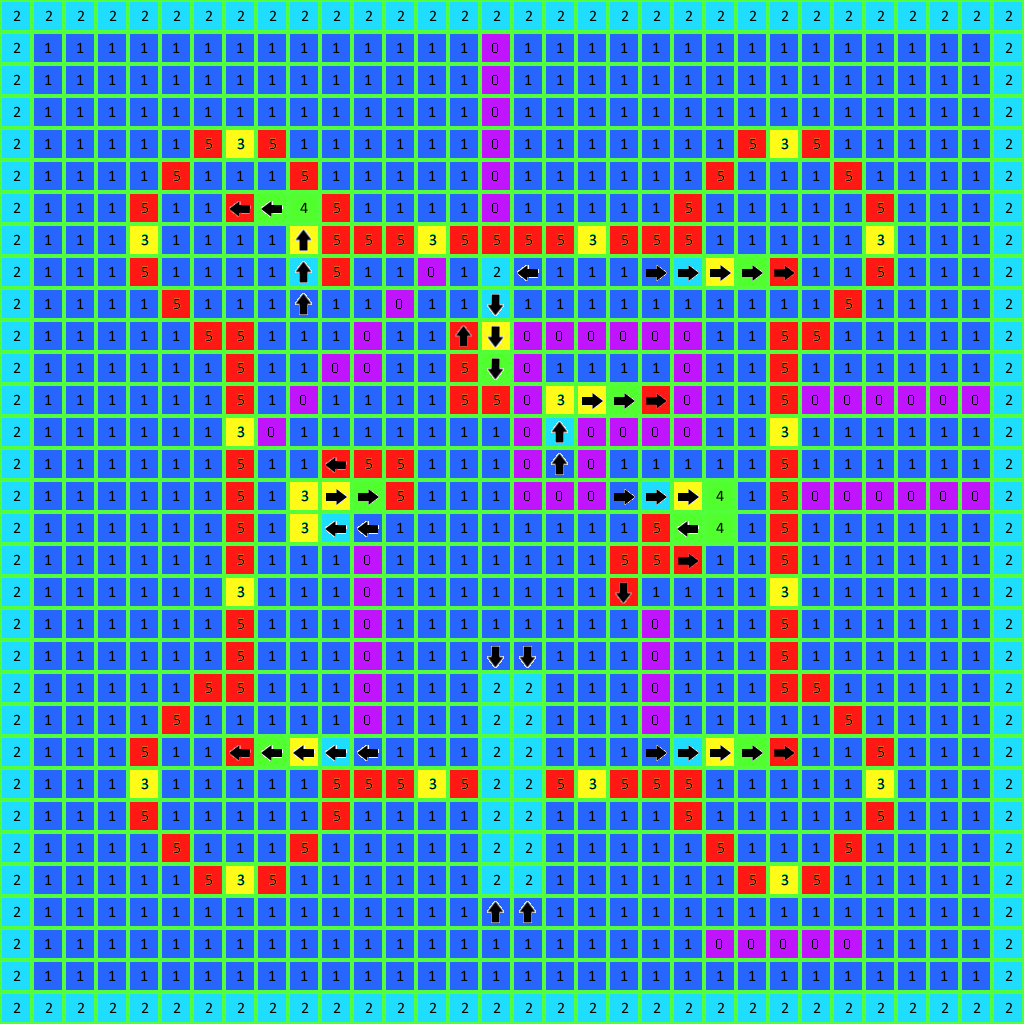

Tiled map render using the project's own tile images. Description and the map definition, with tile-layer contents summarised, below:
An orthogonal 32x32 tile map with 32x32 px tiles, 2 tile layers (Tile Layer 1, Patrol Path Tile Layer 1), 4 hidden layers not drawn, 2 tilesets and 35 objects (16x Torch, 8x Spawn, 5x Light, 2x Rocket, Portal, ...).

<map version="1.0" orientation="orthogonal" renderorder="right-down" width="32" height="32" tilewidth="32" tileheight="32" nextobjectid="36">
 <tileset firstgid="1" name="TileMapLarge" tilewidth="32" tileheight="32">
  <image source="TileMapLarge.png" width="256" height="256" />
  <tile id="0">
   <properties>
    <property name="height" value="0" />
   </properties>
  </tile>
  <tile id="1">
   <properties>
    <property name="height" value="1" />
   </properties>
  </tile>
  <tile id="2">
   <properties>
    <property name="height" value="2" />
   </properties>
  </tile>
  <tile id="3">
   <properties>
    <property name="height" value="3" />
   </properties>
  </tile>
  <tile id="4">
   <properties>
    <property name="height" value="4" />
   </properties>
  </tile>
  <tile id="5">
   <properties>
    <property name="height" value="5" />
    <property name="solid" value="" />
   </properties>
  </tile>
  <tile id="8">
   <properties>
    <property name="height" value="0" />
    <property name="ramp" value="up" />
   </properties>
  </tile>
  <tile id="9">
   <properties>
    <property name="height" value="1" />
    <property name="ramp" value="up" />
   </properties>
  </tile>
  <tile id="10">
   <properties>
    <property name="height" value="2" />
    <property name="ramp" value="up" />
   </properties>
  </tile>
  <tile id="11">
   <properties>
    <property name="height" value="3" />
    <property name="ramp" value="up" />
   </properties>
  </tile>
  <tile id="12">
   <properties>
    <property name="height" value="4" />
    <property name="ramp" value="up" />
   </properties>
  </tile>
  <tile id="13">
   <properties>
    <property name="height" value="5" />
    <property name="ramp" value="up" />
   </properties>
  </tile>
  <tile id="16">
   <properties>
    <property name="height" value="0" />
    <property name="ramp" value="down" />
   </properties>
  </tile>
  <tile id="17">
   <properties>
    <property name="height" value="1" />
    <property name="ramp" value="down" />
   </properties>
  </tile>
  <tile id="18">
   <properties>
    <property name="height" value="2" />
    <property name="ramp" value="down" />
   </properties>
  </tile>
  <tile id="19">
   <properties>
    <property name="height" value="3" />
    <property name="ramp" value="down" />
   </properties>
  </tile>
  <tile id="20">
   <properties>
    <property name="height" value="4" />
    <property name="ramp" value="down" />
   </properties>
  </tile>
  <tile id="21">
   <properties>
    <property name="height" value="5" />
    <property name="ramp" value="down" />
   </properties>
  </tile>
  <tile id="24">
   <properties>
    <property name="height" value="0" />
    <property name="ramp" value="left" />
   </properties>
  </tile>
  <tile id="25">
   <properties>
    <property name="height" value="1" />
    <property name="ramp" value="left" />
   </properties>
  </tile>
  <tile id="26">
   <properties>
    <property name="height" value="2" />
    <property name="ramp" value="left" />
   </properties>
  </tile>
  <tile id="27">
   <properties>
    <property name="height" value="3" />
    <property name="ramp" value="left" />
   </properties>
  </tile>
  <tile id="28">
   <properties>
    <property name="height" value="4" />
    <property name="ramp" value="left" />
   </properties>
  </tile>
  <tile id="29">
   <properties>
    <property name="height" value="5" />
    <property name="ramp" value="left" />
   </properties>
  </tile>
  <tile id="32">
   <properties>
    <property name="height" value="0" />
    <property name="ramp" value="right" />
   </properties>
  </tile>
  <tile id="33">
   <properties>
    <property name="height" value="1" />
    <property name="ramp" value="right" />
   </properties>
  </tile>
  <tile id="34">
   <properties>
    <property name="height" value="2" />
    <property name="ramp" value="right" />
   </properties>
  </tile>
  <tile id="35">
   <properties>
    <property name="height" value="3" />
    <property name="ramp" value="right" />
   </properties>
  </tile>
  <tile id="36">
   <properties>
    <property name="height" value="4" />
    <property name="ramp" value="right" />
   </properties>
  </tile>
  <tile id="37">
   <properties>
    <property name="height" value="5" />
    <property name="ramp" value="right" />
   </properties>
  </tile>
 </tileset>
 <tileset firstgid="65" name="textileset" tilewidth="32" tileheight="32">
  <image source="textileset.png" width="96" height="96" />
  <tile id="0">
   <properties>
    <property name="filename" value="ornate1.jpg" />
   </properties>
  </tile>
  <tile id="1">
   <properties>
    <property name="filename" value="greenmarbe.jpg" />
   </properties>
  </tile>
  <tile id="2">
   <properties>
    <property name="filename" value="rocks.jpg" />
   </properties>
  </tile>
  <tile id="3">
   <properties>
    <property name="filename" value="zellige.jpg" />
   </properties>
  </tile>
  <tile id="4">
   <properties>
    <property name="filename" value="ornate2.jpg" />
    <property name="normal" value="ornate2_normal.jpg" />
   </properties>
  </tile>
  <tile id="6">
   <properties>
    <property name="filename" value="darkWoodTex.png" />
   </properties>
  </tile>
  <tile id="7">
   <properties>
    <property name="filename" value="stonefloor.png" />
   </properties>
  </tile>
  <tile id="8">
   <properties>
    <property name="filename" value="floor.png" />
   </properties>
  </tile>
 </tileset>
 <layer name="Tile Layer 1" width="32" height="32">
  <data>[1024 cells, 1024 non-empty, 24 distinct tile ids]</data>
 </layer>
 <objectgroup name="objects">
  <object id="1" name="Light" x="784" y="209">
   <properties>
    <property name="color" value="2" />
    <property name="height" value="3" />
   </properties>
  </object>
  <object id="2" name="Light" x="240" y="272">
   <properties>
    <property name="color" value="4" />
    <property name="height" value="3" />
   </properties>
  </object>
  <object id="3" name="Light" x="239" y="815">
   <properties>
    <property name="color" value="2" />
    <property name="height" value="3" />
   </properties>
  </object>
  <object id="4" name="Light" x="784" y="815">
   <properties>
    <property name="color" value="4" />
    <property name="height" value="3" />
   </properties>
  </object>
  <object id="5" name="Light" x="505" y="506">
   <properties>
    <property name="color" value="3" />
    <property name="height" value="3" />
   </properties>
  </object>
  <object id="6" name="Torch" x="399" y="805">
   <properties>
    <property name="W" value="" />
    <property name="color" value="1" />
    <property name="height" value="2" />
   </properties>
  </object>
  <object id="7" name="Torch" x="625" y="805">
   <properties>
    <property name="W" value="" />
    <property name="color" value="1" />
    <property name="height" value="2" />
   </properties>
  </object>
  <object id="8" name="Torch" x="623" y="262">
   <properties>
    <property name="W" value="" />
    <property name="color" value="1" />
    <property name="height" value="2" />
   </properties>
  </object>
  </objectgroup>
 <layer name="Tile Layer 2" width="32" height="32" visible="0" opacity="0.6">
  <data>[1024 cells, 1024 non-empty, 9 distinct tile ids]</data>
 </layer>
 <layer name="Texture Layer 1" width="32" height="32" visible="0" opacity="0.62">
  <data>[1024 cells, 430 non-empty, 5 distinct tile ids]</data>
 </layer>
 <layer name="Texture Layer 2" width="32" height="32" visible="0">
  <data>[1024 cells, 22 non-empty, 1 distinct tile ids]</data>
 </layer>
 <layer name="Wall Texture Layer 1" width="32" height="32" visible="0" opacity="0.61">
  <data>[1024 cells, 54 non-empty, 4 distinct tile ids]</data>
 </layer>
 <layer name="Patrol Path Tile Layer 1" width="32" height="32">
  <data>[1024 cells, 60 non-empty, 1 distinct tile ids]</data>
 </layer>
</map>
<!-- 27 of 35 objects omitted -->
